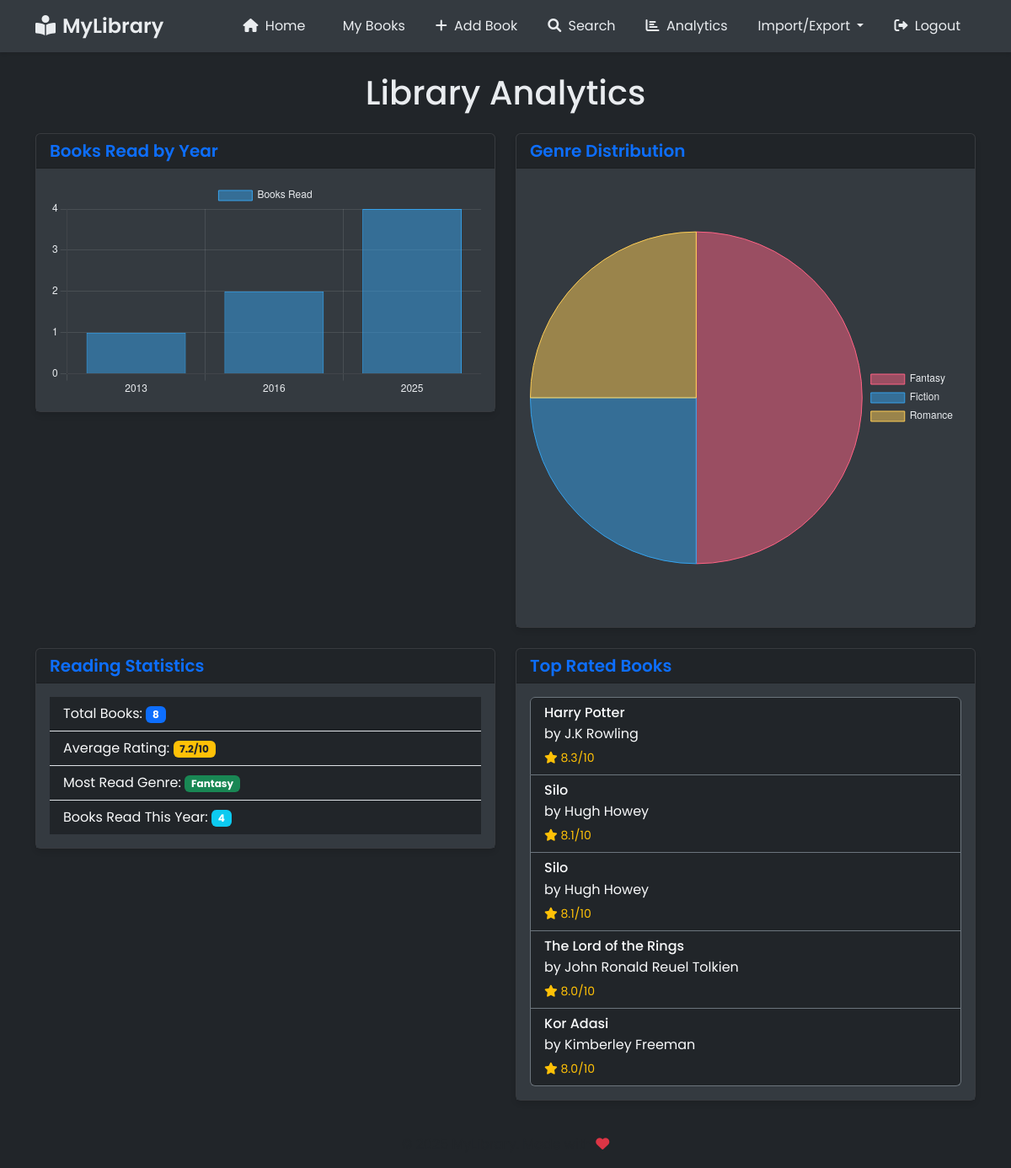
/analytics (signed in), run on an earlier commit of the app's database.
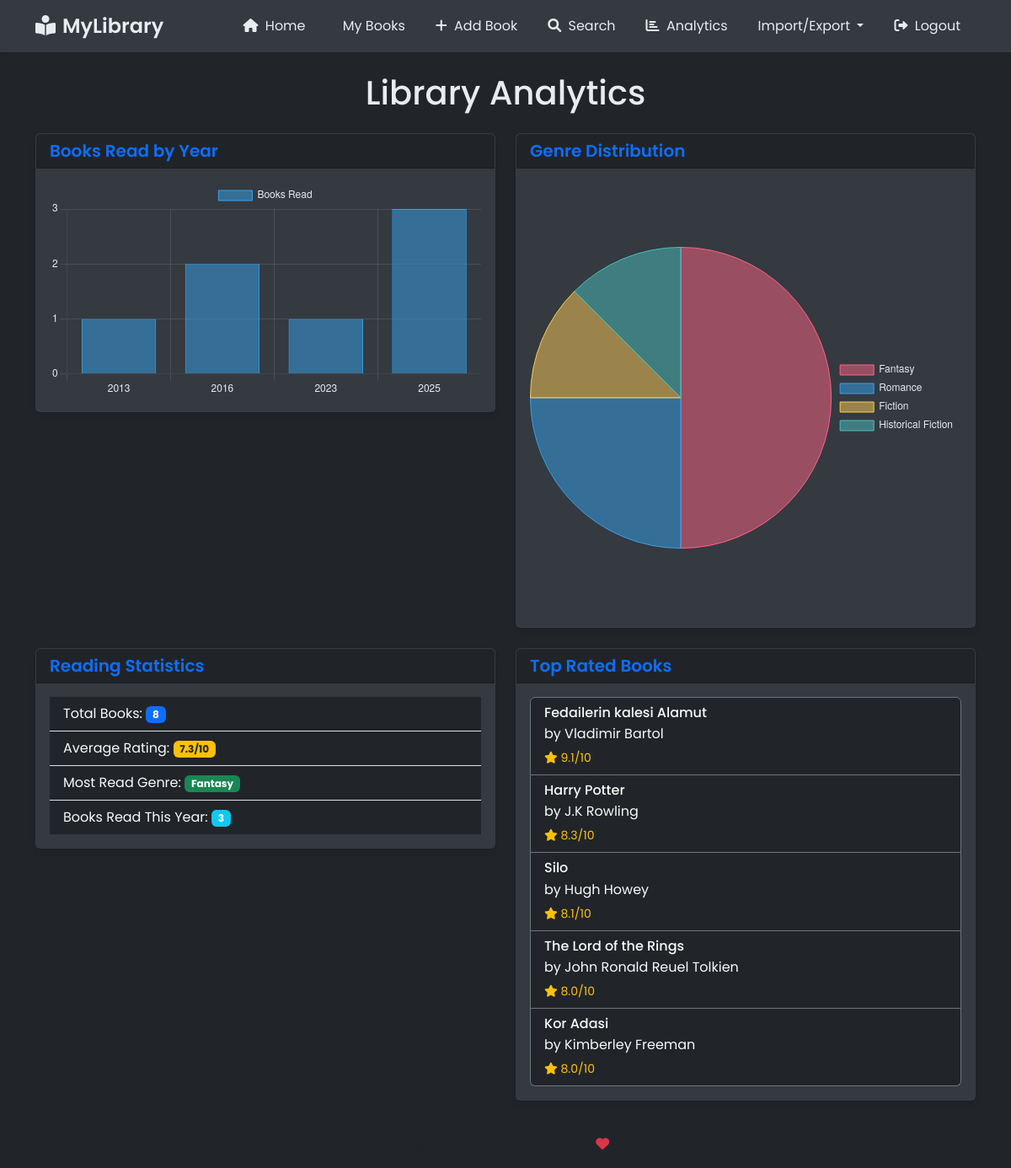
And on a later commit of the database.
### main.py (models this page shows)
class Book(db.Model):
    id = db.Column(db.Integer, primary_key=True)
    title = db.Column(db.String(150), nullable=False)
    author = db.Column(db.String(150), nullable=False)
    genre = db.Column(db.String(150), nullable=False)
    notes = db.Column(db.Text, nullable=True)
    date_book_finished = db.Column(db.String(150), nullable=True)
    cover_image = db.Column(db.String(255), nullable=True)
    rating = db.Column(db.Float, nullable=True)
    description = db.Column(db.Text, nullable=True)
    category = db.Column(db.String(50), default='mylibrary')
    user_id = db.Column(db.Integer, db.ForeignKey('user.id'), nullable=False)
    shelf_id = db.Column(db.Integer, db.ForeignKey('shelf.id'), nullable=True)

### main.py (the view)
@app.route("/analytics")
@login_required
def analytics():
    user_books = Book.query.filter_by(user_id=current_user.id).all()
    total_books = len(user_books)
    rated_books = [book.rating for book in user_books if book.rating is not None]
    average_rating = sum(rated_books) / len(rated_books) if rated_books else 0
    genres = [book.genre for book in user_books]
    genre_counter = Counter(genres)
    top_genres = dict(sorted(genre_counter.items(), key=lambda x: x[1], reverse=True)[:5])
    genre_labels = list(top_genres.keys())
    genre_data = list(top_genres.values())
    most_read_genre = max(genre_counter.items(), key=lambda x: x[1])[0] if genres else "N/A"
    years_dict = {}
    current_year = str(datetime.now().year)
    books_this_year = 0
    for book in user_books:
        if book.date_book_finished:
            year = book.date_book_finished[-4:]  # Get year from MM/YYYY format
            years_dict[year] = years_dict.get(year, 0) + 1
            if year == current_year:
                books_this_year += 1
    years = sorted(years_dict.keys())
    books_per_year = [years_dict[year] for year in years]
    top_rated_books = (Book.query
                      .filter_by(user_id=current_user.id)
                      .filter(Book.rating.isnot(None))
                      .order_by(Book.rating.desc())
                      .limit(5)
                      .all())
    return render_template(
        "analytics.html",
        total_books=total_books,
        average_rating=average_rating,
        most_read_genre=most_read_genre,
        books_this_year=books_this_year,
        years=years,
        books_per_year=books_per_year,
        genre_labels=genre_labels,
        genre_data=genre_data,
        top_rated_books=top_rated_books
    )

### main.py (called while the page is built)
@login_manager.user_loader
def load_user(user_id):
    return User.query.get(int(user_id))

### templates/analytics.html (shortened to what this page needs)
{% extends "base.html" %}
{% block content %}
<div class="container mt-4">
    <h1 class="text-center mb-4" style="color: #e9ecef;">Library Analytics</h1>
    <div class="row">
        <div class="col-md-6 mb-4">
            <div class="card bg-dark text-light">
                <div class="card-header">
                    <h5 class="card-title mb-0">Books Read by Year</h5>
                </div>
                <div class="card-body">
                    <canvas id="booksPerYearChart"></canvas>
                </div>
            </div>
        </div>
        <div class="col-md-6 mb-4">
            <div class="card bg-dark text-light">
                <div class="card-header">
                    <h5 class="card-title mb-0">Genre Distribution</h5>
                </div>
                <div class="card-body">
                    <canvas id="genreDistributionChart"></canvas>
                </div>
            </div>
        </div>
        <div class="col-md-6 mb-4">
            <div class="card bg-dark text-light">
                <div class="card-header">
                    <h5 class="card-title mb-0">Reading Statistics</h5>
                </div>
                <div class="card-body">
                    <ul class="list-group list-group-flush bg-dark">
                        <li class="list-group-item bg-dark text-light">
                            Total Books: <span class="badge bg-primary">{{ total_books }}</span>
                        </li>
                        <li class="list-group-item bg-dark text-light">
                            Average Rating: <span class="badge bg-warning text-dark">{{ "%.1f"|format(average_rating) }}/10</span>
                        </li>
                        <li class="list-group-item bg-dark text-light">
                            Most Read Genre: <span class="badge bg-success">{{ most_read_genre }}</span>
                        </li>
                        <li class="list-group-item bg-dark text-light">
                            Books Read This Year: <span class="badge bg-info">{{ books_this_year }}</span>
                        </li>
                    </ul>
                </div>
            </div>
        </div>
        <div class="col-md-6 mb-4">
            <div class="card bg-dark text-light">
                <div class="card-header">
                    <h5 class="card-title mb-0">Top Rated Books</h5>
                </div>
                <div class="card-body">
                    <div class="list-group bg-dark">
                        {% for book in top_rated_books %}
                        <div class="list-group-item bg-dark text-light border-secondary">
                            <h6 class="mb-1">{{ book.title }}</h6>
                            <p class="mb-1">by {{ book.author }}</p>
                            <small class="text-warning">
                                <i class="fas fa-star"></i> {{ "%.1f"|format(book.rating) }}/10
                            </small>
                        </div>
                        {% endfor %}
                    </div>
                </div>
            </div>
        </div>
    </div>
</div>
{% endblock %}

### templates/base.html (shortened to what this page needs)
<!DOCTYPE html>
<html lang="en">
<head>
    <link href="https://cdn.jsdelivr.net/npm/bootstrap@5.3.3/dist/css/bootstrap.min.css" rel="stylesheet">
    <link href="https://cdnjs.cloudflare.com/ajax/libs/font-awesome/6.0.0/css/all.min.css" rel="stylesheet">
    <link rel="stylesheet" href="{{ url_for('static', filename='css/style.css') }}">
</head>
<body>
    <nav class="navbar navbar-expand-lg navbar-dark sticky-top mb-4">
        <div class="container">
            <a class="navbar-brand" href="{{ url_for('home') }}">
                <i class="fas fa-book-reader me-2"></i>MyLibrary
            </a>
            <div class="collapse navbar-collapse" id="navbarNav">
                <ul class="navbar-nav ms-auto">
                    {% if current_user.is_authenticated %}
                        <li class="nav-item">
                            <a class="nav-link" href="{{ url_for('home') }}">
                                <i class="fas fa-home me-1"></i> Home
                            </a>
                        </li>
                        <li class="nav-item">
                            <a class="nav-link" href="{{ url_for('list_books') }}">
                                 My Books
                            </a>
                        </li>
                        <li class="nav-item">
                            <a class="nav-link" href="{{ url_for('add_book') }}">
                                <i class="fas fa-plus me-1"></i> Add Book
                            </a>
                        </li>
                        <li class="nav-item">
                            <a class="nav-link" href="{{ url_for('search') }}">
                                <i class="fas fa-search me-1"></i> Search
                            </a>
                        </li>
                        <li class="nav-item">
                            <a class="nav-link" href="{{ url_for('analytics') }}">
                                <i class="fas fa-chart-bar me-1"></i> Analytics
                            </a>
                        </li>
                        <li class="nav-item dropdown">
                            <a class="nav-link dropdown-toggle" href="#" role="button" data-bs-toggle="dropdown">
                                Import/Export
                            </a>
                        </li>
                        <li class="nav-item">
                            <a class="nav-link text-danger" href="{{ url_for('logout') }}">
                                <i class="fas fa-sign-out-alt me-1"></i> Logout
                            </a>
                        </li>
                    {% endif %}
                </ul>
            </div>
        </div>
    </nav>
    {% block content %}{% endblock %}
    <footer class="footer mt-auto py-3">
        <div class="container text-center">
            <span class="text-muted">© 2025 MyLibrary. Made with <i class="fas fa-heart text-danger"></i></span>
        </div>
    </footer>
</body>
</html>

### static/css/style.css (style rules this page uses)
body { font-family: 'Poppins', sans-serif; background-color: #212529; color: #e9ecef; min-height: 100vh; }
.navbar { background-color: #343a40 !important; box-shadow: 0 2px 4px rgba(0,0,0,0.1); }
.card { transition: transform 0.2s; box-shadow: 0 4px 6px rgba(0,0,0,0.1); background-color: #343a40; border: 1px solid rgba(255, 255, 255, 0.1); position: relative; }
.navbar-brand { font-weight: 600; font-size: 1.5rem; color: #e9ecef !important; }
.nav-link { color: #e9ecef !important; margin: 0 10px; transition: all 0.2s; }
.card-body { background-color: #343a40; color: #e9ecef; }
.card-title { color: #fff; font-weight: 600; }
.collapse { transition: all 0.3s ease; }
.card-title { color: #0d6efd; cursor: pointer; }

What changed in the data, as far as the page shows it:
removed Book: title "Silo", author "Hugh Howey", rating "8.1"
added Book: title "Fedailerin kalesi Alamut", author "Vladimir Bartol", rating "9.1"
Also different on the page:
chart data {{ years|tojson }}: ["2013", "2016", "2025"] → ["2013", "2016", "2023", "2025"]
chart data {{ books_per_year|tojson }}: [1, 2, 4] → [1, 2, 1, 3]
chart data {{ genre_labels|tojson }}: ["Fantasy", "Fiction", "Romance"] → ["Fantasy", "Romance", "Fiction", "Historical Fiction"]
chart data {{ genre_data|tojson }}: [4, 2, 2] → [4, 2, 1, 1]
{{ "%.1f"|format(average_rating) }}: "7.2" → "7.3"
{{ books_this_year }}: "4" → "3"
